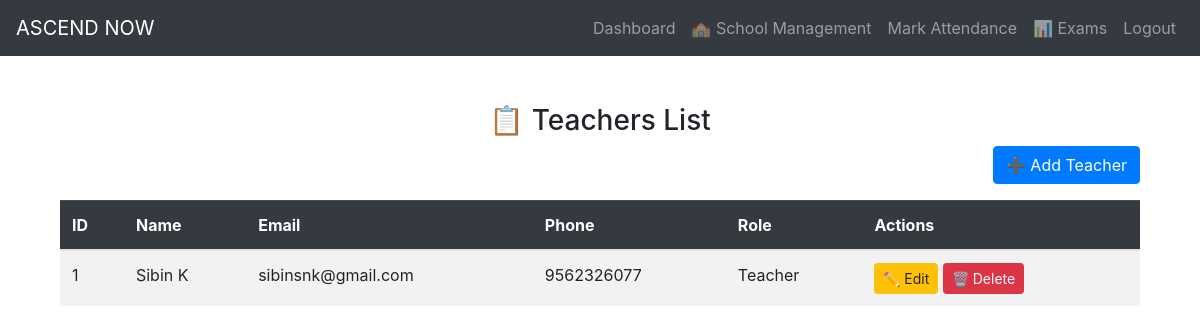
Screenshot of /dashboard/teachers (signed in) with the database file from the repository.
### dashboard/models.py (models this page shows, shortened)
class User(UserMixin, db.Model):
    id = db.Column(db.Integer, primary_key=True)
    school_id = db.Column(db.Integer, db.ForeignKey('school.id'), nullable=False)
    first_name = db.Column(db.String(100), nullable=False)
    last_name = db.Column(db.String(100), nullable=False)
    email = db.Column(db.String(100), unique=True, nullable=True)
    phone = db.Column(db.String(20), nullable=True)
    password_hash = db.Column(db.String(255), nullable=True)
    role = db.Column(db.Enum('Admin', 'Teacher', name="user_roles"), nullable=False)
    has_dashboard_access = db.Column(db.Boolean, default=False)
    is_active = db.Column(db.Boolean, default=False)
    subjects = db.relationship('Subject', backref='teacher', lazy=True)
    @property
    def is_authenticated(self):
        return True

### dashboard/views.py (the view)
@app.route('/dashboard/teachers', methods=['GET', 'POST'])
@login_required
def view_teachers():
    teachers = User.query.filter_by(role='Teacher').all()
    return render_template("view_teachers.html",teachers=teachers)

### dashboard/__init__.py (called while the page is built)
@login_manager.user_loader
def load_user(user_id):
    user = User.query.get(int(user_id))
    return user

### dashboard/templates/view_teachers.html
{% extends "base.html" %}
{% block content %}
<div class="container mt-5">
    <div class="row mt-5">
        <div class="col-md-12 text-center">
            <h3>📋 Teachers List</h3>
        </div>
        <div class="col-md-12 text-right">
            <a href="{{ url_for('add_teacher') }}" class="btn btn-primary mb-3">➕ Add Teacher</a>
        </div>
        <div class="col-md-12">
            <div class="table-responsive">
                <table class="table table-striped table-hover">
                    <thead class="table-dark">
                        <tr>
                            <th>ID</th>
                            <th>Name</th>
                            <th>Email</th>
                            <th>Phone</th>
                            <th>Role</th>
                            <th>Actions</th>
                        </tr>
                    </thead>
                    <tbody>
                        {% for teacher in teachers %}
                        <tr>
                            <td>{{ teacher.id }}</td>
                            <td>{{ teacher.first_name }} {{ teacher.last_name }}</td>
                            <td>{{ teacher.email }}</td>
                            <td>{{ teacher.phone }}</td>
                            <td>{{ teacher.role }}</td>
                            <td>
                                <a href="{{ url_for('edit_teacher', teacher_id=teacher.id) }}" class="btn btn-warning btn-sm">✏️ Edit</a>
                                <form action="{{ url_for('delete_teacher', teacher_id=teacher.id) }}" method="POST" style="display:inline;">
                                    <button type="submit" class="btn btn-danger btn-sm" onclick="return confirm('Are you sure you want to delete this teacher?');">🗑️ Delete</button>
                                </form>
                            </td>
                        </tr>
                        {% endfor %}
                    </tbody>
                </table>
            </div>
        </div>
    </div>
</div>
{% endblock %}

### rows the page displays
User: id "1", first_name "Sibin", last_name "K", email "sibinsnk@gmail.com", phone "9562326077", role "Teacher"
